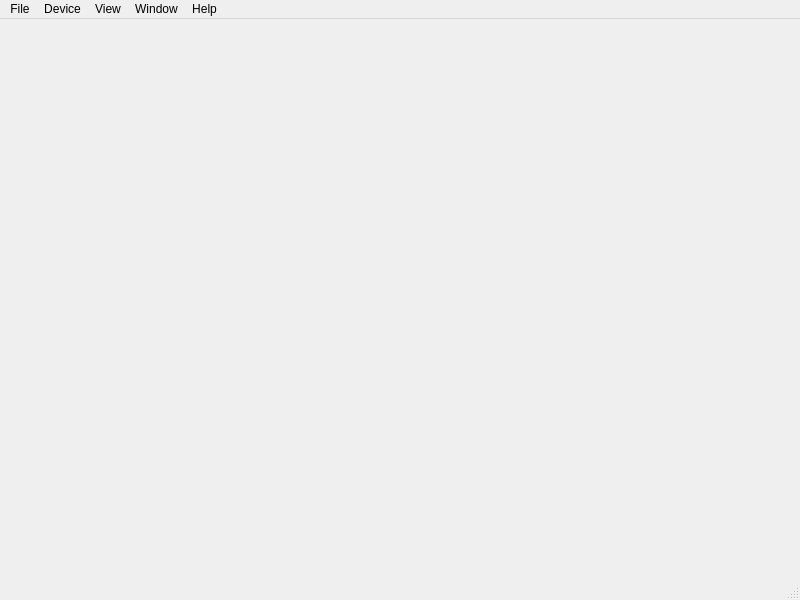
<?xml version="1.0" encoding="UTF-8"?>
<ui version="4.0">
 <class>MainWindow</class>
 <widget class="QMainWindow" name="MainWindow">
  <property name="geometry">
   <rect>
    <x>0</x>
    <y>0</y>
    <width>800</width>
    <height>600</height>
   </rect>
  </property>
  <property name="windowTitle">
   <string>MainWindow</string>
  </property>
  <widget class="QWidget" name="centralwidget"/>
  <widget class="QMenuBar" name="menubar">
   <property name="geometry">
    <rect>
     <x>0</x>
     <y>0</y>
     <width>800</width>
     <height>22</height>
    </rect>
   </property>
   <widget class="QMenu" name="menuFile">
    <property name="title">
     <string>File</string>
    </property>
    <widget class="QMenu" name="menuImport">
     <property name="title">
      <string>Import</string>
     </property>
    </widget>
    <widget class="QMenu" name="menuExport">
     <property name="title">
      <string>Export</string>
     </property>
    </widget>
    <addaction name="actionSave_setup"/>
    <addaction name="actionLoad_setup"/>
    <addaction name="actionSave_image"/>
    <addaction name="actionSave_svg"/>
    <addaction name="separator"/>
    <addaction name="menuImport"/>
    <addaction name="menuExport"/>
    <addaction name="separator"/>
    <addaction name="actionQuit"/>
   </widget>
   <widget class="QMenu" name="menuDevice">
    <property name="title">
     <string>Device</string>
    </property>
    <widget class="QMenu" name="menuConnect_to">
     <property name="enabled">
      <bool>false</bool>
     </property>
     <property name="title">
      <string>Connect to</string>
     </property>
     <addaction name="actionDummy"/>
    </widget>
    <addaction name="actionUpdate_Device_List"/>
    <addaction name="menuConnect_to"/>
    <addaction name="actionDisconnect"/>
    <addaction name="separator"/>
   </widget>
   <widget class="QMenu" name="menuWindow">
    <property name="title">
     <string>Window</string>
    </property>
    <widget class="QMenu" name="menuDocks">
     <property name="title">
      <string>Docks</string>
     </property>
     <addaction name="actionDummy_2"/>
    </widget>
    <widget class="QMenu" name="menuToolbars">
     <property name="title">
      <string>Toolbars</string>
     </property>
     <addaction name="actionDummy_3"/>
    </widget>
    <addaction name="menuDocks"/>
    <addaction name="menuToolbars"/>
    <addaction name="actionPreferences"/>
   </widget>
   <widget class="QMenu" name="menuHelp">
    <property name="title">
     <string>Help</string>
    </property>
    <addaction name="actionCreate_Debug_Data"/>
    <addaction name="actionAbout"/>
   </widget>
   <widget class="QMenu" name="menuView">
    <property name="title">
     <string>View</string>
    </property>
    <addaction name="actionPreset"/>
   </widget>
   <addaction name="menuFile"/>
   <addaction name="menuDevice"/>
   <addaction name="menuView"/>
   <addaction name="menuWindow"/>
   <addaction name="menuHelp"/>
  </widget>
  <widget class="QStatusBar" name="statusbar"/>
  <action name="actionQuit">
   <property name="icon">
    <iconset theme="application-exit">
     <normaloff>.</normaloff>.</iconset>
   </property>
   <property name="text">
    <string>Quit</string>
   </property>
  </action>
  <action name="actionUpdate_Device_List">
   <property name="enabled">
    <bool>true</bool>
   </property>
   <property name="icon">
    <iconset theme="view-refresh" resource="icons.qrc">
     <normaloff>:/icons/refresh.png</normaloff>:/icons/refresh.png</iconset>
   </property>
   <property name="text">
    <string>Update Device List</string>
   </property>
  </action>
  <action name="actionDisconnect">
   <property name="enabled">
    <bool>false</bool>
   </property>
   <property name="text">
    <string>Disconnect</string>
   </property>
  </action>
  <action name="actionDummy">
   <property name="text">
    <string>Dummy</string>
   </property>
  </action>
  <action name="actionManual_Control">
   <property name="enabled">
    <bool>false</bool>
   </property>
   <property name="text">
    <string>Manual Control</string>
   </property>
  </action>
  <action name="actionDummy_2">
   <property name="text">
    <string>Dummy</string>
   </property>
  </action>
  <action name="actionDummy_3">
   <property name="text">
    <string>Dummy</string>
   </property>
  </action>
  <action name="actionFirmware_Update">
   <property name="enabled">
    <bool>false</bool>
   </property>
   <property name="text">
    <string>Firmware Update</string>
   </property>
  </action>
  <action name="actionPreferences">
   <property name="text">
    <string>Preferences</string>
   </property>
  </action>
  <action name="actionAbout">
   <property name="text">
    <string>About</string>
   </property>
  </action>
  <action name="actionSource_Calibration">
   <property name="enabled">
    <bool>false</bool>
   </property>
   <property name="text">
    <string>Source Calibration</string>
   </property>
  </action>
  <action name="actionReceiver_Calibration">
   <property name="enabled">
    <bool>false</bool>
   </property>
   <property name="text">
    <string>Receiver Calibration</string>
   </property>
  </action>
  <action name="actionSave_setup">
   <property name="icon">
    <iconset theme="document-save" resource="icons.qrc">
     <normaloff>:/icons/save.png</normaloff>:/icons/save.png</iconset>
   </property>
   <property name="text">
    <string>Save setup</string>
   </property>
  </action>
  <action name="actionLoad_setup">
   <property name="icon">
    <iconset theme="document-open" resource="icons.qrc">
     <normaloff>:/icons/open.png</normaloff>:/icons/open.png</iconset>
   </property>
   <property name="text">
    <string>Load setup</string>
   </property>
  </action>
  <action name="actionSave_image">
   <property name="icon">
    <iconset theme="camera-photo">
     <normaloff>.</normaloff>.</iconset>
   </property>
   <property name="text">
    <string>Save image...</string>
   </property>
  </action>
  <action name="actionSave_svg">
   <property name="icon">
    <iconset theme="camera-photo">
     <normaloff>.</normaloff>.</iconset>
   </property>
   <property name="text">
    <string>Save SVG...</string>
   </property>
  </action>
  <action name="actionFrequency_Calibration">
   <property name="enabled">
    <bool>false</bool>
   </property>
   <property name="text">
    <string>Frequency Calibration</string>
   </property>
  </action>
  <action name="actionPreset">
   <property name="enabled">
    <bool>false</bool>
   </property>
   <property name="text">
    <string>Preset</string>
   </property>
  </action>
  <action name="actionDevice_log">
   <property name="enabled">
    <bool>true</bool>
   </property>
   <property name="text">
    <string>View Device Log</string>
   </property>
  </action>
  <action name="actionCreate_Debug_Data">
   <property name="text">
    <string>Create Debug Data</string>
   </property>
  </action>
  <action name="actiondummy">
   <property name="text">
    <string>dummy</string>
   </property>
  </action>
  <action name="actionDummy_4">
   <property name="text">
    <string>Dummy</string>
   </property>
  </action>
 </widget>
 <resources>
  <include location="icons.qrc"/>
 </resources>
 <connections/>
</ui>
